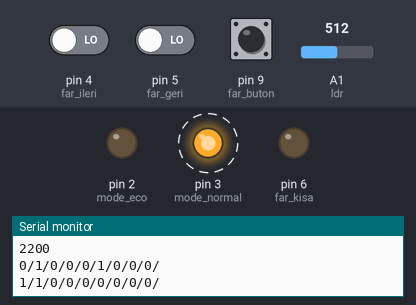
Recording of a sketch running on a simulated Arduino Uno, built with avr-gcc and run on an emulated ATmega328P. Shown: output pins drawn as LEDs (lit = HIGH), the last lines printed to the serial monitor. Dashed ring = blinking. Inputs (shaded band) come from the test bench; at power-on: A1 (ldr) = 512, pin 4 (far_ileri) LOW, pin 5 (far_geri) LOW, pin 9 (far_buton) LOW. Pins used as bus, display or sensor lines are not drawn.

Above: at 0.4 s.
1.3 s: A1 (ldr) set to 608
4.3 s: A1 (ldr) set to 642
At 4.64 s:
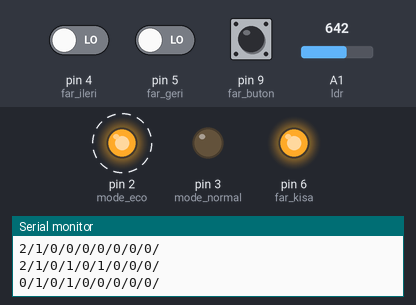
7.3 s: A1 (ldr) set to 511
At 7.97 s:
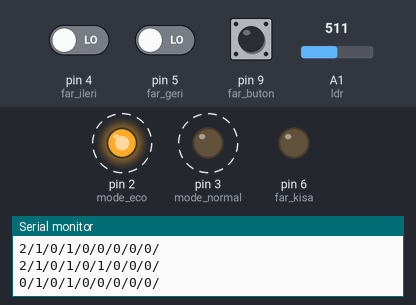
10.3 s: A1 (ldr) set to 716
At 11.3 s:
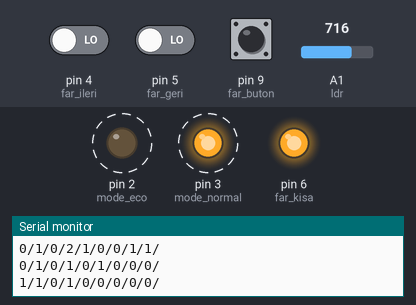
Timing chart, 0 to 14.3 s (numbered marks = the images above; inputs shaded):
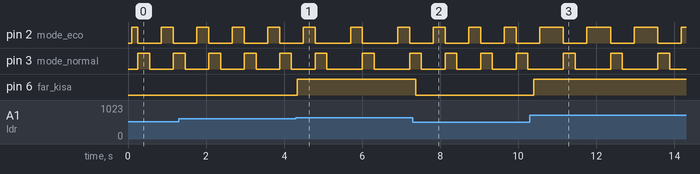

The sketch:

GoToGo_6_0.ino
```cpp
// Rahman Ve Rahim Olan Allah'ın Adıyla
// GoToGo 6.0(BETA)

#include <Wire.h>
#include <Adafruit_PN532.h>
#include <LiquidCrystal_I2C.h>

#define  mainLoopDelay 50  //GPU ya Fazla Yük Binmemesi nedeni ile Ana loop Döngüsünde Yapılan Geciktirme (ms Cinsinden)

uint8_t referenceUID[] = { 0x3A, 0x83, 0x5B, 0x06 };   // Yetkili kart (4 byte)

//-------------------------------------------// Pin Tanımlamaları
#define SDA_PIN A4   // NFC kart SDA pin
#define SCL_PIN A5   // NFC kart SCL pin
#define hata_led 0  // hata ledi
#define mode_ileri 0// Mod Tuşu ileri
#define mode_geri 0// Mod Tuşu Geri
#define mode_normal 3
#define mode_eco 2
#define mode_sport 0
#define motor_kontak 7
#define ekran_kontak 8
#define buzzer 0
#define far_kisa 6
#define far_uzun 0
#define far_sis 0
#define far_ileri 4
#define far_geri 5
#define far_buton 9
#define far2_ileri 0 //Far2 2. far ayarı tekerleği dir
#define far2_geri 0
#define far2_buton 0
#define ldr A1  // ışık seviyesi
#define pw 0
#define rw 0
#define fren 0
#define solsinsw  0
#define sagsinsw  0
#define dortlusw 0
#define solsin  0
#define sagsin  0
#define stoplambasi 0
#define sinyallambasisw 0
#define sinyallambasi 0
#define fark  625 //LDR Karanlık Değeri


//-------------------------------------------// Tanımlamalar
Adafruit_PN532 nfc(SDA_PIN, SCL_PIN);

//-------------------------------------------// Değişken Tanımlamaları
//DİĞER DEĞİŞKENLER
int a1 = 0;             // Bekleme modu Değişkeni
unsigned long beklemeBaslangicZamani = 0;  //NFC Milis Değişkenleri
const unsigned long beklemeSuresi = 12000; // 13 saniye
static unsigned long sonOkumaZamani3 = 0; // NCD Bekleme Değişkenleri
const unsigned long DEBOUNCE_SURE3 = 5000; // Beklemeye Geçiş gecikme ms
static unsigned long sonOkumaZamani = 0; // Mod Milis Değişkenleri
const unsigned long DEBOUNCE_SURE = 200; // mode geçiş gecikme ms
static unsigned long sonOkumaZamani1 = 0; // far Milis Değişkenleri
const unsigned long DEBOUNCE_SURE1 = 400; // far geçiş gecikme ms
static unsigned long sonOkumaZamani2 = 0; // far2 Milis Değişkenleri
const unsigned long DEBOUNCE_SURE2 = 500; // far2 geçiş gecikme ms
unsigned long oncekiMillis = 0;
const long aralik = 500;  //sinyal Aralık
//DATA DEĞİŞKENLERİ
int durum = 0; // 0 KAPALI 1 AÇIK 3 YETKİSİZ KART
int mode = 0; // 0 eco 1 Normal 2 Sport
int far = 1; //0 Kapalı 1 Aouto 2 Kısa
int far2 = 0;
bool frenw = 0;
int vites = 1; // 0= D 1=P 2=R
bool sinyalsol = 0; // 0 =kapalı 1 = sol sinyal
bool sinyalsag =0; // 0 = kApalı 1= Sag sinyal
bool dortlu = 0;
bool sinyallambasidata = 0;

// compareUID fonksiyonu
bool compareUID(uint8_t* uid1, uint8_t uid1Length, uint8_t* uid2, uint8_t uid2Length) {
  if (uid1Length != uid2Length) return false;
  for (uint8_t i = 0; i < uid1Length; i++) {
    if (uid1[i] != uid2[i]) return false;
  }
  return true;
}

void setup() {
  Serial.begin(115200);   // Seri Haberleşme Başlatılıyor
  pinMode(hata_led, OUTPUT);

  //pin Mode Tanımlamaları
    pinMode(mode_ileri, INPUT);
    pinMode(mode_geri, INPUT);
    pinMode(mode_normal, OUTPUT);
    pinMode(mode_eco, OUTPUT);
    pinMode(mode_sport, OUTPUT);
    pinMode(far_ileri, INPUT);
    pinMode(far_geri, INPUT);
    pinMode(far_buton, INPUT);
    pinMode(far_uzun, OUTPUT);
    pinMode(far_kisa, OUTPUT);
    pinMode(pw, INPUT);
    pinMode(rw, INPUT);
    pinMode(frenw, INPUT);
    pinMode(dortlusw, INPUT);
    pinMode(solsin, OUTPUT);
    pinMode(sagsin, OUTPUT);
    pinMode(solsinsw, INPUT);
    pinMode(sagsinsw, INPUT);
    pinMode(sinyallambasisw, INPUT);
    pinMode(sinyallambasi, OUTPUT);


  nfc.begin();       // nfc okuma başlatılıyor
  uint32_t versiondata = nfc.getFirmwareVersion();
  if (!versiondata) {                               // Modül kontrolü yapılıyor
    Serial.println("1100");                         // nfc haberleşme hatası olan 1100 hatası veriliyor
    digitalWrite(hata_led, 1);                      // hata ledini açıyor
    while (1);              // Sistem Durduruluyor
  }
  nfc.SAMConfig();            // nfc okuma başlıyor
  Serial.println("2200");
}

void loop() {
  // NFC Kartın Okunması Ve Tepki Verilmesi
  //--------------------------------------------//
  uint8_t success;
  uint8_t uid[] = { 0, 0, 0, 0, 0, 0, 0 };
  uint8_t uidLength;
  unsigned long mevcutMillis = millis();

  success = nfc.readPassiveTargetID(PN532_MIFARE_ISO14443A, uid, &uidLength, 100); // 100ms timeout eklendi

  if (success) {
    if (compareUID(uid, uidLength, referenceUID, sizeof(referenceUID))) {
      a1 = 1;
      beklemeBaslangicZamani = millis(); // Zamanlayıcıyı sıfırla
      durum = 1; // AÇIK DURUM
    } else {
      durum = 3;
    }
  } else {
    // Kart okunamadığı durum
    if (a1 == 1) {
      if(millis() - sonOkumaZamani3 > DEBOUNCE_SURE3) {
      durum = 2; // BEKLEME DURUMU
     sonOkumaZamani1 = millis();
      }      // 5 saniye bekleme kontrolü
      if (millis() - beklemeBaslangicZamani >= beklemeSuresi) {
        a1 = 0;
        durum = 0; // KAPALI DURUM
      }
    } else {
      if(a1 == 0){
        // Sadece durum değiştiğinde yazdır (spam önlemek için)
        static unsigned long sonYazdirma = 0;
        if (millis() - sonYazdirma >= 2000) { // Her 2 saniyede bir yazdır
          durum = 0; // KAPALI DURUM
          sonYazdirma = millis();
        }
      }
    }
  }

//---------------------------------------------------------------------------// Mod Değişimleri Atama

if(millis() - sonOkumaZamani > DEBOUNCE_SURE) {
  if(digitalRead(mode_ileri) == 1) {
    if(!(mode >= 2)) {mode = mode + 1;} else {mode = 0;}
    sonOkumaZamani = millis();
  } else {
    if(digitalRead(mode_geri) == 1) {
      if(!(mode <= 0)) {mode = mode - 1;} else {mode = 2;}
      sonOkumaZamani = millis();
    }
  }
}
//-------------------------------------------------------------// Mode Değişimleri Pin Tepkimesi
if(mode == 0){
  digitalWrite(mode_eco, 1);
  digitalWrite(mode_normal, 0);
  digitalWrite(mode_sport, 0);
}else if(mode == 1){
  digitalWrite(mode_eco, 0);
  digitalWrite(mode_normal, 1);
  digitalWrite(mode_sport, 0);
}else if(mode == 2){
  digitalWrite(mode_eco, 0);
  digitalWrite(mode_normal, 0);
  digitalWrite(mode_sport, 1);
}
//---------------------------------------------------------------// Drum Pin Tepkimesi
if(durum == 0){
  digitalWrite(ekran_kontak, 0);
  digitalWrite(motor_kontak, 0);
}else if(durum == 1){
  digitalWrite(ekran_kontak, 1);
  digitalWrite(motor_kontak, 1);
}else if(durum == 2){
  digitalWrite(ekran_kontak, 1);
  digitalWrite(motor_kontak, 0);
}
//------------------------------------------------------// Far Değişkeni Atama
if(millis() - sonOkumaZamani1 > DEBOUNCE_SURE1) {
  if(digitalRead(far_ileri) == 1) {
    if(!(far >= 2)) {far = far + 1;} else {far = 1;}
    sonOkumaZamani1 = millis();
  } else {
    if(digitalRead(far_geri) == 1) {
      if(!(far <= 1)) {far = far - 1;} else {far = 2;}
      sonOkumaZamani1 = millis();
    }else{
    if(digitalRead(far_buton) == 1){
      far = 0;
    }
    }
  }
}
//----------------------------------------------------------------------// Far Değişkeni pin Tepkimesi
if(far == 0){
  digitalWrite(far_kisa, 0);
  digitalWrite(stoplambasi, 0);
}else if(far == 1){
  //Far Auto Kısmı
  //değer düştükçe Aydınlık Anlamına geliyor
  if(analogRead(ldr) >= fark) {
    digitalWrite(far_kisa, 1);
    digitalWrite(stoplambasi, 1);
  }else {
    digitalWrite(far_kisa, 0);
    digitalWrite(stoplambasi, 0);

  }
}else if(far == 2){
  digitalWrite(far_kisa, 1);
  digitalWrite(stoplambasi, 1);
}
//----------------------------------------------------------------------// Far2 Değişkeni atama
if(millis() - sonOkumaZamani2 > DEBOUNCE_SURE2) {
  if(digitalRead(far2_ileri) == 1) {
    if(!(far2 >= 2)) {far2 = far2 + 1;} else {far2 = 1;}
    sonOkumaZamani2 = millis();
  } else {
    if(digitalRead(far2_geri) == 1) {
      if(!(far2 <= 1)) {far2 = far2 - 1;} else {far2 = 2;}
      sonOkumaZamani2 = millis();
    }else{
    if(digitalRead(far2_buton) == 1){
      far2 = 0;
    }
    }
  }
}
//-------------------------------------------------------------------// Far2 Değişken Tepkimesi
if(far2 == 0){
  digitalWrite(far_uzun, 0);
  digitalWrite(far_sis, 0);
}else if(far2 == 1){
  digitalWrite(far_uzun, 1);
  digitalWrite(far_sis, 0);
}else if(far2 == 2){
  digitalWrite(far_uzun, 0);
  digitalWrite(far_sis, 1);
}
//-------------------------------------------------------------------------// Vites Değişkeni
if (digitalRead(pw) == HIGH) {
    vites = 1;
} else if (digitalRead(rw) == HIGH) {
    vites = 2;
} else {
    vites = 0;
}
//-----------------------------------------------------------------------// Sinyal Fonksiyonu Değişkeni
if(digitalRead(dortlusw) == 1) {
if (dortlu == 0) {
      dortlu = 1;          // Kapalıysa aç
    } else {
      dortlu = 0;           // Açıksa kapa
    }
}
if(dortlu == 1){
    if (mevcutMillis - oncekiMillis >= aralik) {
    oncekiMillis = mevcutMillis;

    if (sinyalsag == 0) {
      sinyalsag = 1;          // Kapalıysa aç
      sinyalsol = 1;
    } else {
      sinyalsol = 0;
      sinyalsag = 0;           // Açıksa kapa
}}}else if(digitalRead(solsinsw) == 1) {
 if (mevcutMillis - oncekiMillis >= aralik) {
    oncekiMillis = mevcutMillis;

    if (sinyalsol == 0) {
      sinyalsol = 1;          // Kapalıysa aç
    } else {
      sinyalsol = 0;           // Açıksa kapa
    }
}}else if(digitalRead(sagsinsw) == 1){
   if (mevcutMillis - oncekiMillis >= aralik) {
    oncekiMillis = mevcutMillis;

    if (sinyalsag == 0) {
      sinyalsag = 1;          // Kapalıysa aç
    } else {
      sinyalsag = 0;           // Açıksa kapa
    }

}}else{
  sinyalsag = 0;
  sinyalsol = 0;
}
//----------------------------------------------------------------------// Sinyal Tepki
if(dortlu == 1) {
  digitalWrite(solsin, 1);
  digitalWrite(sagsin, 1);
}else if(sinyalsag == 1) {
  digitalWrite(sagsin, 1);
  digitalWrite(solsin, 0);
}else if(sinyalsol == 1) {
  digitalWrite(solsin, 1);
  digitalWrite(sagsin, 0);
}else {
  digitalWrite(solsin, 0);
  digitalWrite(sagsin, 1);
}
//-------------------------------------------------------------------// Sinyal Lambası Değişken ataması
if(digitalRead(sinyallambasisw) == 1){
  if(sinyallambasidata == 1){
   sinyallambasidata = 0;
  }else if(sinyallambasidata == 0)
    sinyallambasidata = 1;
}
//-------------------------------------------------------------------// Sinyal Lambası Tepki
if(sinyallambasidata == 1){
  digitalWrite(sinyallambasi, 1);
}else if(sinyallambasidata == 0){
  digitalWrite(sinyallambasi, 0);
}
//-------------------------------------------------------------------//


Serial.print(mode);
Serial.print("/");
Serial.print(far);
Serial.print("/");
Serial.print(durum);
Serial.print("/");
Serial.print(far2);
Serial.print("/");
Serial.print(vites);
Serial.print("/");
Serial.print(sinyallambasidata);
Serial.print("/");
Serial.print(dortlu);
Serial.print("/");
Serial.print(sinyalsol);
Serial.print("/");
Serial.print(sinyalsag);
Serial.println("/");


delay(mainLoopDelay);
  }
```

Measured:
- the behaviour switches between 624 and 625 on A1 (ldr) (found by bisection; images 0 and 1)
- after the input at 4.3 s, pin 2 (mode_eco): alternates HIGH for 0.30 s and LOW for 0.91 s, starting after 1.4 s; pin 3 (mode_normal): LOW → HIGH after 1.7 s, → LOW 0.30 s later, → HIGH 0.91 s later; pin 6 (far_kisa): LOW → HIGH at once
- after the input at 7.3 s, pin 6 (far_kisa): HIGH → LOW after 0.07 s
- after the input at 10.3 s, pin 2 (mode_eco): alternates HIGH for 0.61 s and LOW for 0.61 s, starting after 0.86 s; pin 3 (mode_normal): alternates HIGH for 0.30 s and LOW for 0.91 s, starting after 0.86 s; pin 6 (far_kisa): LOW → HIGH after 0.10 s
- by itself, pin 2 (mode_eco), pin 3 (mode_normal): alternates HIGH for 0.30 s and LOW for 0.61 s
